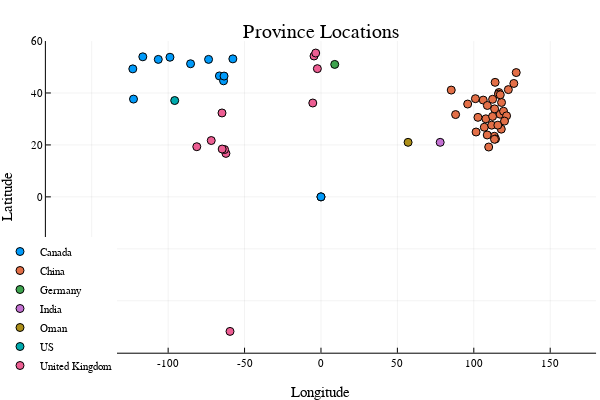

The cell this chart's notebook holds for it:
### Code cell
# note that France and UK include their colonies

scatter(
  country_data.Long, country_data.Lat, group=country_data.country, 
  legend=:bottomleft, xlims=(-180,+180), ylim=(-60,+60),
  xlabel="Longitude", ylabel="Latitude", title="Province Locations"
)

### Figure 1 — Plotly figure (JSON) as saved in the notebook; plotly's stock layout.template omitted (floating-point values rounded to 4 significant figures)
{"data": [{"colorbar": {"title": ""}, "legendgroup": "Canada", "marker": {"color": "rgba(0, 154, 250, 1.000)", "line": {"color": "rgba(0, 0, 0, 1.000)", "width": 1}, "size": 8, "symbol": "circle"}, "mode": "markers", "name": "Canada", "showlegend": true, "type": "scatter", "x": [-116.6, -123.1, -122.7, -98.81, -66.46, -57.66, -63.74, -85.32, -63.42, -73.55, -106.5, 0, 0, -124.8, -135], "xaxis": "x1", "y": [53.93, 49.28, 37.65, 53.76, 46.57, 53.14, 44.68, 51.25, 46.51, 52.94, 52.94, 0, 0, 64.83, 64.28], "yaxis": "y1", "zmax": null, "zmin": null}, {"colorbar": {"title": ""}, "legendgroup": "China", "marker": {"color": "rgba(227, 111, 71, 1.000)", "line": {"color": "rgba(0, 0, 0, 1.000)", "width": 1}, "size": 8, "symbol": "circle"}, "mode": "markers", "name": "China", "showlegend": true, "type": "scatter", "x": [117.2, 116.4, 107.9, 118.0, 101.1, 113.4, 108.8, 106.9, 109.7, 116.1, 127.8, 113.6, 114.2, 112.3, 111.7, 113.9, 119.5, 115.7, 126.2, 122.6, 113.5, 106.2, 96.0, 108.9, 118.1, 121.4, 112.3, 102.7, 117.3, 88.09, 85.24, 101.5, 120.1], "xaxis": "x1", "y": [31.83, 40.18, 30.06, 26.08, 37.81, 23.34, 23.83, 26.82, 19.2, 39.55, 47.86, 33.88, 22.3, 30.98, 27.61, 44.09, 32.97, 27.61, 43.67, 41.3, 22.17, 37.27, 35.75, 35.19, 36.34, 31.2, 37.58, 30.62, 39.31, 31.69, 41.11, 24.97, 29.18], "yaxis": "y1", "zmax": null, "zmin": null}, {"colorbar": {"title": ""}, "legendgroup": "Germany", "marker": {"color": "rgba(62, 164, 78, 1.000)", "line": {"color": "rgba(0, 0, 0, 1.000)", "width": 1}, "size": 8, "symbol": "circle"}, "mode": "markers", "name": "Germany", "showlegend": true, "type": "scatter", "x": [9], "xaxis": "x1", "y": [51], "yaxis": "y1", "zmax": null, "zmin": null}, {"colorbar": {"title": ""}, "legendgroup": "India", "marker": {"color": "rgba(195, 113, 210, 1.000)", "line": {"color": "rgba(0, 0, 0, 1.000)", "width": 1}, "size": 8, "symbol": "circle"}, "mode": "markers", "name": "India", "showlegend": true, "type": "scatter", "x": [78], "xaxis": "x1", "y": [21], "yaxis": "y1", "zmax": null, "zmin": null}, {"colorbar": {"title": ""}, "legendgroup": "Oman", "marker": {"color": "rgba(172, 142, 24, 1.000)", "line": {"color": "rgba(0, 0, 0, 1.000)", "width": 1}, "size": 8, "symbol": "circle"}, "mode": "markers", "name": "Oman", "showlegend": true, "type": "scatter", "x": [57], "xaxis": "x1", "y": [21], "yaxis": "y1", "zmax": null, "zmin": null}, {"colorbar": {"title": ""}, "legendgroup": "US", "marker": {"color": "rgba(0, 170, 174, 1.000)", "line": {"color": "rgba(0, 0, 0, 1.000)", "width": 1}, "size": 8, "symbol": "circle"}, "mode": "markers", "name": "US", "showlegend": true, "type": "scatter", "x": [-95.71], "xaxis": "x1", "y": [37.09], "yaxis": "y1", "zmax": null, "zmin": null}, {"colorbar": {"title": ""}, "legendgroup": "United Kingdom", "marker": {"color": "rgba(237, 94, 147, 1.000)", "line": {"color": "rgba(0, 0, 0, 1.000)", "width": 1}, "size": 8, "symbol": "circle"}, "mode": "markers", "name": "United Kingdom", "showlegend": true, "type": "scatter", "x": [-64.75, -81.25, -2.364, -5.354, -4.548, -62.19, -3.436, -63.07, -64.64, -71.8, -59.52], "xaxis": "x1", "y": [32.31, 19.31, 49.37, 36.14, 54.24, 16.74, 55.38, 18.22, 18.42, 21.69, -51.8], "yaxis": "y1", "zmax": null, "zmin": null}], "layout": {"annotations": [{"font": {"color": "rgba(0, 0, 0, 1.000)", "family": "sans-serif", "size": 20}, "rotation": 0, "showarrow": false, "text": "Province Locations", "x": 0.535, "xanchor": "center", "xref": "paper", "y": 1, "yanchor": "top", "yref": "paper"}], "height": 400, "legend": {"bgcolor": "rgba(255, 255, 255, 1.000)", "bordercolor": "rgba(0, 0, 0, 1.000)", "font": {"color": "rgba(0, 0, 0, 1.000)", "family": "sans-serif", "size": 11}, "tracegroupgap": 0, "x": 0, "y": 0}, "margin": {"b": 20, "l": 0, "r": 0, "t": 20}, "paper_bgcolor": "rgba(255, 255, 255, 1.000)", "plot_bgcolor": "rgba(255, 255, 255, 1.000)", "showlegend": true, "width": 600, "xaxis": {"anchor": "y1", "domain": [0.07647, 0.9934], "gridcolor": "rgba(0, 0, 0, 0.100)", "gridwidth": 0.5, "linecolor": "rgba(0, 0, 0, 1.000)", "mirror": false, "range": [-180, 180], "showgrid": true, "showline": true, "showticklabels": true, "tickangle": 0, "tickcolor": "rgb(0, 0, 0)", "tickfont": {"color": "rgba(0, 0, 0, 1.000)", "family": "sans-serif", "size": 11}, "tickmode": "array", "ticks": "inside", "ticktext": ["-150", "-100", "-50", "0", "50", "100", "150"], "tickvals": [-150, -100, -50, 0, 50, 100, 150], "title": "Longitude", "titlefont": {"color": "rgba(0, 0, 0, 1.000)", "family": "sans-serif", "size": 15}, "type": "-", "visible": true, "zeroline": false, "zerolinecolor": "rgba(0, 0, 0, 1.000)"}, "yaxis": {"anchor": "x1", "domain": [0.07581, 0.9415], "gridcolor": "rgba(0, 0, 0, 0.100)", "gridwidth": 0.5, "linecolor": "rgba(0, 0, 0, 1.000)", "mirror": false, "range": [-60, 60], "showgrid": true, "showline": true, "showticklabels": true, "tickangle": 0, "tickcolor": "rgb(0, 0, 0)", "tickfont": {"color": "rgba(0, 0, 0, 1.000)", "family": "sans-serif", "size": 11}, "tickmode": "array", "ticks": "inside", "ticktext": ["-60", "-40", "-20", "0", "20", "40", "60"], "tickvals": [-60, -40, -20, 0, 20, 40, 60], "title": "Latitude", "titlefont": {"color": "rgba(0, 0, 0, 1.000)", "family": "sans-serif", "size": 15}, "type": "-", "visible": true, "zeroline": false, "zerolinecolor": "rgba(0, 0, 0, 1.000)"}}}
